Frame 1 (no input): blank canvas, image omitted
Frame 60 (the mouse pressed at the canvas centre just before this capture): blank canvas, image omitted
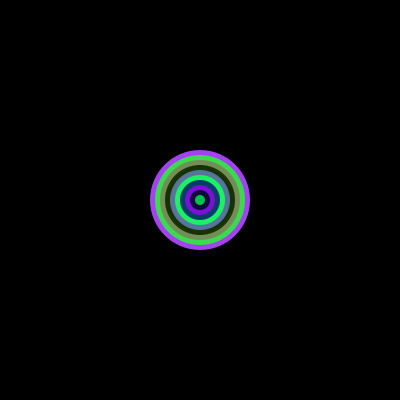
Frame 120 (the mouse held since frame 60 and released just before this capture)

The Processing sketch whose frames 1 and 60 were blank and that drew this single picture after the mouse press (run headless with seeded random() and noise(); from frame 60 on, the mouse is pressed at the canvas centre):

// Processing sketch: Q_08_Mission_02
// ── Q_08_Mission_02.pde
void setup() {
  size(400,400);
  background(0);  
}

boolean clicked = false; //workaround start

void draw() {
  if (clicked)
    clickToDrawCircles(); //hooray
  clicked = false;
}

void mousePressed() { // couldn't get mouseClicked() to work so workaround
  clicked = true;
}

void clickToDrawCircles() {
  noStroke();
  for (int j = 10; j > -1; j--) {
    fill(random(255),random(255),random(255));
    ellipse(mouseX,mouseY,j*10,j*10); // this used to be 20 lines of code :)
  }
}
